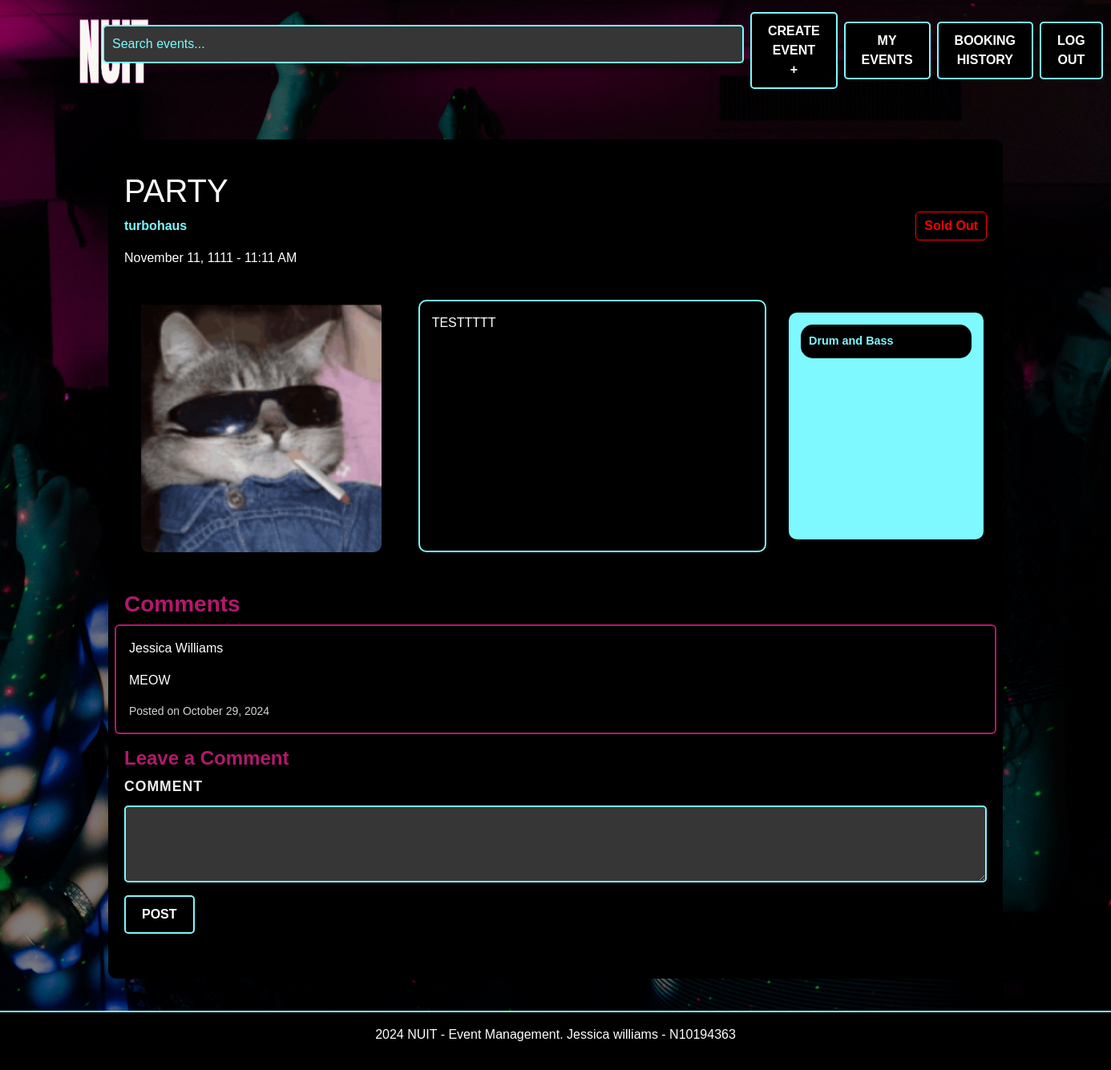
The page /event-details/1 (signed in) on the database its author committed.
### website/models.py (models this page shows, shortened)
class Event(db.Model):
    id = db.Column(db.Integer, primary_key=True)
    name = db.Column(db.String(100), nullable=False)
    location = db.Column(db.String(100), nullable=False)
    date = db.Column(db.DateTime, nullable=False)
    description = db.Column(db.Text, nullable=True)
    available_tickets = db.Column(db.Integer, nullable=False)
    categories = db.Column(db.String(200), nullable=False)
    status = db.Column(db.String(200), default="Tickets available", nullable=False)
    image = db.Column(db.String(100), nullable=True)
    creator_id = db.Column(db.Integer, db.ForeignKey('user.id'), nullable=False)
    comments = db.relationship('Comment', backref='event', lazy=True)
    bookings = db.relationship('Booking', backref='event', lazy=True)

class Comment(db.Model):
    id = db.Column(db.Integer, primary_key=True)
    text = db.Column(db.String(500), nullable=False)
    created_at = db.Column(db.DateTime, default=datetime.now(timezone.utc))
    user_id = db.Column(db.Integer, db.ForeignKey('user.id'), nullable=False)
    event_id = db.Column(db.Integer, db.ForeignKey('event.id'), nullable=False)

class User(db.Model, UserMixin):
    id = db.Column(db.Integer, primary_key=True)
    first_name = db.Column(db.String(100), nullable=False)
    last_name = db.Column(db.String(100), nullable=False)
    email = db.Column(db.String(100), unique=True, nullable=False)
    password_hash = db.Column(db.String(128), nullable=False)
    comments = db.relationship('Comment', backref='user', lazy=True)
    bookings = db.relationship('Booking', backref='user', lazy=True)
    created_events = db.relationship('Event', backref='creator', lazy=True)

### website/views.py (the view)
@main_bp.route('/event-details/<int:event_id>', methods=['GET', 'POST'])
def event_details(event_id):
    event = Event.query.get_or_404(event_id)
    comments = Comment.query.filter_by(event_id=event_id).all()
    comment_form = CommentForm()
    booking_form = BookingForm()
    return render_template('event_details.html', event=event, comments=comments, comment_form=comment_form, booking_form=booking_form)

### website/forms.py (shortened to what this page needs)
class CommentForm(FlaskForm):
    text = TextAreaField("Comment", validators=[InputRequired(), Length(max=500)])
    submit = SubmitField("Post")

class BookingForm(FlaskForm):
    quantity = IntegerField("Ticket Quantity", validators=[InputRequired(), NumberRange(min=1)])
    user_id = HiddenField("UserID", validators=[InputRequired()])
    event_id = HiddenField("EventID", validators=[InputRequired()])
    submit = SubmitField("Book Now")

### website/__init__.py (called while the page is built)
def create_app():
    app = Flask(__name__)  # this is the name of the module/package that is calling this app
    app.debug = True
    app.secret_key = 'somesecretkey'
    app.config['SQLALCHEMY_DATABASE_URI'] = 'sqlite:///sitedata.sqlite'
    db.init_app(app)
    Bootstrap5(app)
    login_manager = LoginManager()
    login_manager.login_view = 'auth.login'
    login_manager.init_app(app)
    UPLOAD_FOLDER = 'website/static/img'
    app.config['UPLOAD_FOLDER'] = UPLOAD_FOLDER
    from .models import User
    @login_manager.user_loader
    def load_user(user_id):
       return db.session.scalar(db.select(User).where(User.id==user_id))
    from . import views
    app.register_blueprint(views.main_bp)
    from . import auth
    app.register_blueprint(auth.auth_bp)
    from .events import event_bp
    app.register_blueprint(event_bp)
    return app

### website/templates/event_details.html (shortened to what this page needs)
{% extends "base.html" %} {% from "bootstrap5/form.html" import render_form %}
{% block content %}
<div class="container mt-5">
  <div class="section-background">
    <div class="row d-flex justify-content-between align-items-center">
      <div class="col-md-6">
        <h1>{{ event.name }}</h1>
        <p class="location">{{ event.location }}</p>
        <p>{{ event.date.strftime('%B %d, %Y - %I:%M %p') }}</p>
      </div>
      {% if current_user.is_authenticated %}
      <div class="col-md-6 d-flex justify-content-end">
        <div class="d-flex ms-2">
          {% if event.status == 'Sold Out' %}
            <span class="event-status status-sold-out">Sold Out</span>
          {% elif event.status == 'Tickets Available' %}
            <span class="event-status status-open">Tickets Available</span>
          {% elif event.status == 'Cancelled' %}
            <span class="event-status status-cancelled">Cancelled</span>
          {% elif event.status == 'Inactive' %}
            <span class="event-status status-inactive">Inactive</span>
          {% endif %}
        </div>
      </div>
      {% endif %}
    </div>
    <div class="row d-flex align-items-stretch mt-4">
      <div class="col-md-4 d-flex justify-content-center align-items-stretch">
        <img
        src="{{ url_for('static', filename=event.image.replace('website/static/', '')) }}"
        alt="Event Image"
        class="img-fluid"
        style="max-width: 100%; border-radius: 10px"
      />
      </div>
      <div class="col-md-5 d-flex flex-column">
        <div
          class="description d-flex flex-column justify-content-between"
          style="
            background-color: black;
            color: white;
            border: 2px solid #7df9ff;
            padding: 15px;
            border-radius: 10px;
            height: 100%;
          "
        >
          <p style="text-align: justify">{{ event.description }}</p>
        </div>
      </div>
      <div
        class="col-md-3 d-flex flex-column justify-content-start p-3 align-items-stretch"
      >
        <div class="music-tags d-flex flex-column justify-content-start">
          {% for category in event.categories.split(',') %}
          <span class="pill-tag">{{ category }}</span>
          {% endfor %}
        </div>
      </div>
    </div>
    <div class="row mt-5">
      <h3>Comments</h3>
      {% for comment in comments %}
          <div class="card p-3 mb-3 comment-card">
            <p class="username">{{ comment.user.first_name }} {{ comment.user.last_name }}</p>
              <p>{{ comment.text }}</p>
              <small>Posted on {{ comment.created_at.strftime('%B %d, %Y') }}</small>
          </div>
      {% endfor %}
        </div>
        {% if current_user.is_authenticated %}
        <h4>Leave a Comment</h4>
        <form
          method="POST"
          action="{{ url_for('event_bp.post_comment', event_id=event.id) }}"
        >
          <div class="mb-3">
            {{ comment_form.text.label(class="form-label") }} {{
              comment_form.text(class="form-control", rows="3") }}
          </div>
          {{ comment_form.submit(class="btn btn-primary") }}
        </form>
        {% else %}
        <p>Login or Sign Up to leave a comment.</p>
          {% endif %}
      </div>
    </div>
  </div>
{% endblock %}

### website/static/css/styles.css (style rules this page uses)
body, h1, h2, h3, h4, h5, h6, p, a, button, input, footer, .search-bar { font-family: Verdana, Geneva, sans-serif; }
h3,h4 { color: rgb(179, 24, 109); font-weight: bold; }
html, body { height: 100%; margin: 0; }
body { display: flex; flex-direction: column; justify-content: space-between; }
.btn { background-color: #000000; color: white; border: 2px solid rgb(125, 249, 255); padding: 10px 20px; border-radius: 5px; font-weight: bold; text-transform: uppercase; transition: background-color 0.3s ease, border-color 0.3s ease; }
.event-status { font-weight: bold; padding: 5px 10px; border-radius: 5px; background-color: black; border: 1px solid; }
.status-sold-out { color: red; border-color: red; }
.location { color: #7DF9FF; font-weight: bold; }
body { background-image: url('../img/background.jpg'); background-size: cover; background-position: center; background-repeat: no-repeat; background-attachment: fixed; color: white; position: relative; z-index: 0; }
body::before { content: ""; position: fixed; top: 0; left: 0; width: 100%; height: 100%; background-color: rgba(0, 0, 0, 0.5); z-index: -1; }
.section-background { background-color: black; padding: 40px 20px; margin-bottom: 40px; border-radius: 10px; }
.description { word-wrap: break-word; }
.music-tags { background-color: #7DF9FF; border-radius: 10px; padding: 15px; width: 100%; box-sizing: border-box; height: 100%; }
.pill-tag { background-color: black; color: #7DF9FF; border-radius: 15px; padding: 10px; font-size: 0.9rem; font-weight: bold; margin-bottom: 10px; }
.comment-card { background-color: black; border: 2px solid rgb(179, 24, 109); color: white; }
.comment-card small { color: lightgray; }
.form-control { background-color: rgb(54, 54, 54); color: #7DF9FF; border: 2px solid #7DF9FF; border-radius: 5px; padding: 10px; }
.form-label { color: #b3186d; }
.form-control::placeholder { color: #7DF9FF; }
.form-label { font-weight: bold; color: #f0f0f0; font-size: 1.1rem; margin-bottom: 10px; text-transform: uppercase; letter-spacing: 1px; }

### rows shown on the page
Event: name "PARTY", location "turbohaus", date "November 11, 1111 - 11:11 AM", image (picture), description "TESTTTTT", categories "Drum and Bass"
Comment: user.first_name "Jessica", user.last_name "Williams", text "MEOW", created_at "October 29, 2024"

### other values the page prints
{{ comment_form.text.label(class="form-label") }} "COMMENT"
